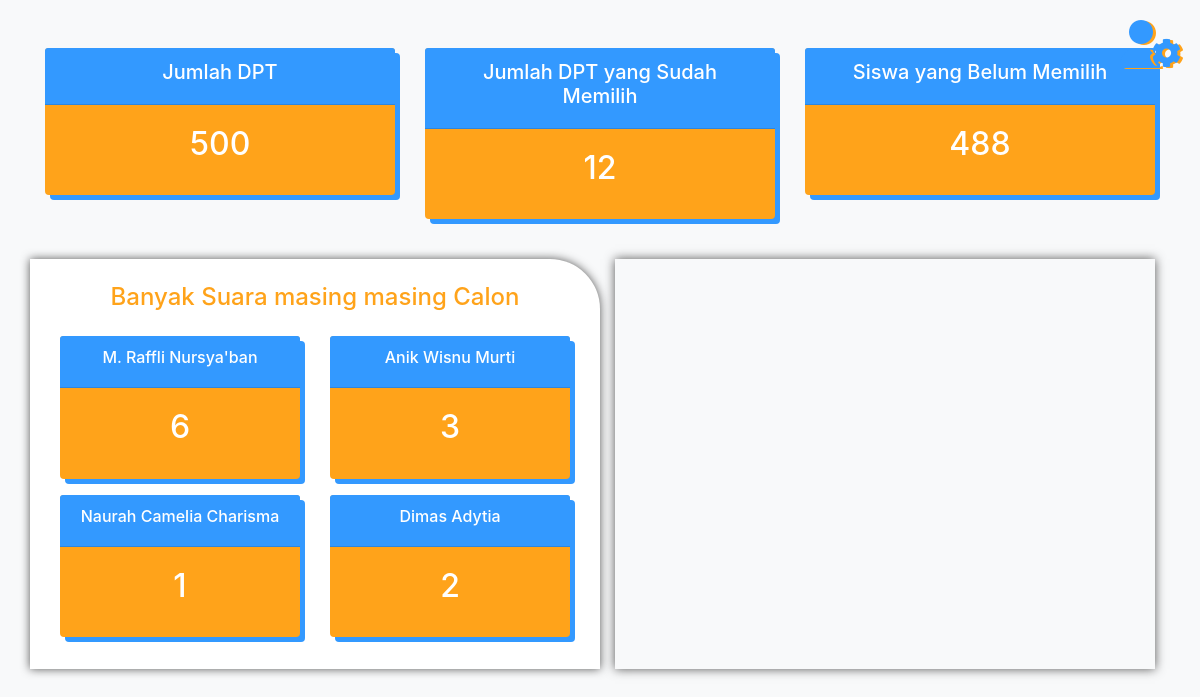
Page /paslon_show.php (signed in) on the committed database.
### tables this page shows
CREATE TABLE `paslon` (
  `id_paslon` int(11) NOT NULL,
  `nm_paslon` varchar(50) NOT NULL,
  `nm_user_paslon` varchar(20) NOT NULL,
  `pwd_paslon` varchar(100) NOT NULL,
  `gambar` varchar(50) NOT NULL
);

### paslon_show.php (the view, shortened to what this page needs)
<?php
    include "koneksi.php";
    if(empty($_SESSION['id_bilik_sess'])){
        header("location:bilik_login.php");
    }else{?>
<?php
    $sql = "SELECT * FROM paslon WHERE id_paslon != 1";
    $eksekusi = mysqli_query($konek, $sql);
  ?>
<!DOCTYPE HTML>
<html>
<head>
	<link rel="stylesheet" href="bootstrap/css/bootstrap.min.css">
    <link rel="stylesheet" href="https://cdnjs.cloudflare.com/ajax/libs/font-awesome/6.0.0-beta2/css/all.min.css" />
</head>
<body class="bg-light">
        <div class="container">
            <div class="row mt-5 mb-4">
                <div class="col-md-4 ">
                    <?php
                        $sql_dpt = "SELECT * FROM dpt";
                        $eks_sql_dpt = mysqli_query($konek,$sql_dpt);
                        $total_data  = mysqli_num_rows($eks_sql_dpt);
                    ?>
                    <div class="card text-center mb-3" style="min-width: 15rem;">
                        <div class="card-header"><h5>Jumlah DPT</h5></div>
                        <div class="card-body">
                            <h2 class="card-title"><?php echo $total_data ?></h2>
                        </div>
                    </div>
                </div>
                <div class="col-md-4 ">
                    <?php
                        $sql_dpt1 = "SELECT * FROM perolehan";
                        $eks_sql_dpt1 = mysqli_query($konek,$sql_dpt1);
                        $total_data1  = mysqli_num_rows($eks_sql_dpt1);
                    ?>
                    <div class="card text-center mb-3" style="min-width: 15rem;">
                        <div class="card-header"><h5>Jumlah DPT yang Sudah Memilih</h5></div>
                        <div class="card-body">
                            <h2 class="card-title"><?php echo $total_data1 ?></h2>
                        </div>
                    </div>
                </div>
                <div class="col-md-4 ">
                    <?php
                        $total_data2  = $total_data - $total_data1;
                    ?>
                    <div class="card text-center mb-3" style="min-width: 15rem;">
                        <div class="card-header"><h5>Siswa yang Belum Memilih</h5></div>
                        <div class="card-body">
                            <h2 class="card-title"><?php echo $total_data2 ?></h2>
                        </div>
                    </div>
                </div>
            </div>
            <div class="row row-suara d-flex justify-conten-between">
                <div class="col-md-6 suara1  pt-3 pb-3">
                    <div class="row mt-2">
                        <div class="col-12 text-center">
                            <h4>Banyak Suara masing masing Calon</h4>
                        </div>
                    </div>
                    <div class="row">
                        <div class="col-12 col-suara pt-3 d-flex flex-wrap justify-content-around">
                        <?php
                        foreach ($eksekusi as $data_paslon )
                        {
                            $id_paslon = $data_paslon['id_paslon'];
                            $sql3          = "select * from perolehan where id_paslon = $id_paslon";
                            $jalankan_sql3 = mysqli_query($konek,$sql3);
                            $jumlah1        = mysqli_num_rows($jalankan_sql3);
                        ?>
                            <div class="card text-center mb-3" style="min-width: 15rem;">
                                <div class="card-header"><h6><?php echo $data_paslon['nm_paslon']?></h6></div>
                                <div class="card-body">
                                    <h2 class="card-title"><?php echo $jumlah1?></h2>
                                </div>
                            </div>
                    <?php }?>
                        </div>
                    </div>
                </div>
                <div class="col-md-6">
                    <div id="chartContainer" style="height: 100%; width: 100%;"></div>
                </div>
            </div>
        </div>
        <div class="ikon-kelola">
            <a href="kelola_siswa/perolehan_show.php"><i class="fas fa-user-cog"></i></a>
        </div>
</body>
</html>
<?php }?>

### paslon_show.php (style rules this page uses)
.ikon-kelola i.fas { font-size:3em; color:#3399ff; text-shadow: 3px 1px #ffa31a; border-radius:100%; }
.ikon-kelola { position:fixed; right:20px; top:20px; }
.card { background-color: #ffa31a; color: #fff; box-shadow: 5px 5px #3399ff; border: none; }
.card-header { background-color: #3399ff; }
.row-suara .suara1 { background-color: #fff; box-shadow: 0 0 10px #555; border-radius: 0 50px 0 0; }
.row-suara { color: #ffa31a; }
#chartContainer { box-shadow:0 0 10px #555; ; }

### rows in the picture
paslon: nm_paslon "M. Raffli Nursya'ban", jumlah1 "6"
paslon: nm_paslon "Anik Wisnu Murti", jumlah1 "3"
paslon: nm_paslon "Naurah Camelia Charisma", jumlah1 "1"
paslon: nm_paslon "Dimas Adytia", jumlah1 "2"

### other values in the picture
$total_data "500"
$total_data1 "12"
$total_data2 "488"
